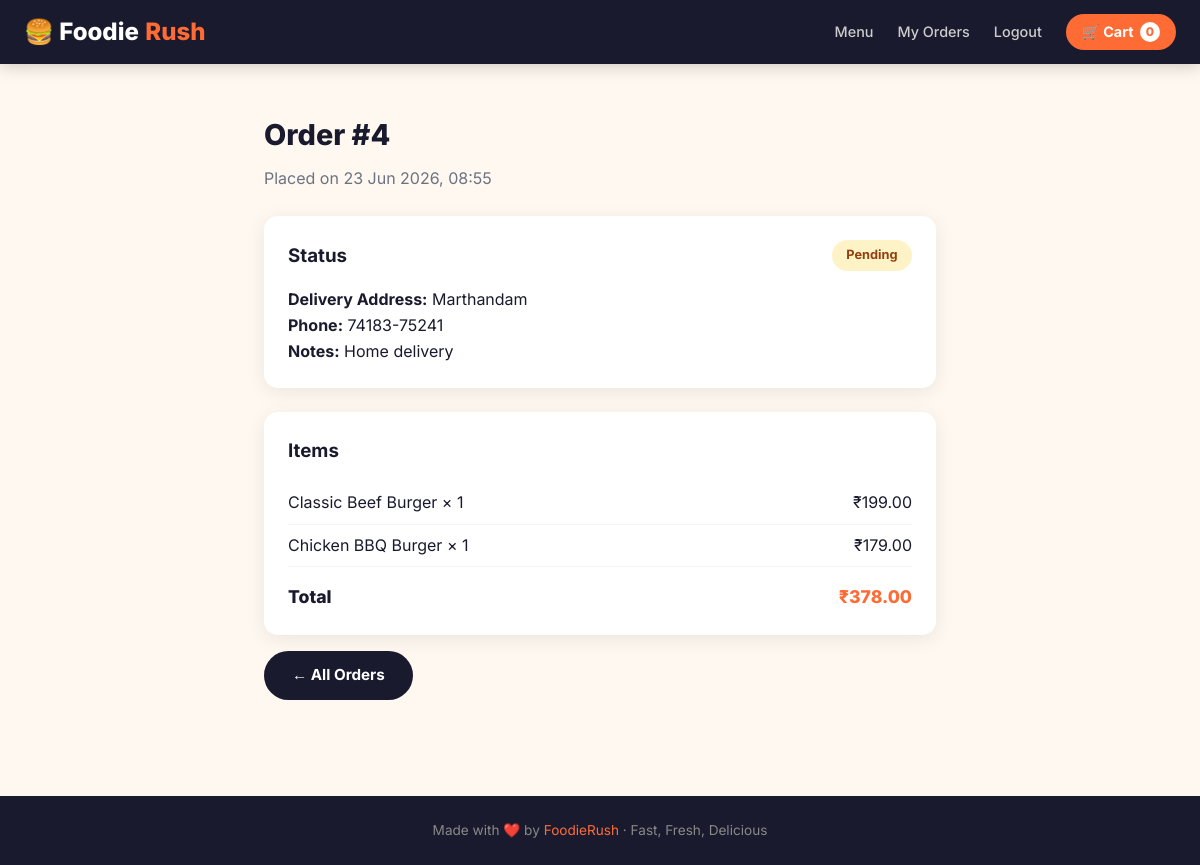
/orders/4/ (signed in), run on the app's committed database.
### menu/models.py (models this page shows, shortened)
class Order(models.Model):
    STATUS_CHOICES = [
        ('pending', 'Pending'),
        ('confirmed', 'Confirmed'),
        ('preparing', 'Preparing'),
        ('out_for_delivery', 'Out for Delivery'),
        ('delivered', 'Delivered'),
        ('cancelled', 'Cancelled'),
    ]
    user = models.ForeignKey(User, on_delete=models.CASCADE, related_name='orders')
    created_at = models.DateTimeField(auto_now_add=True)
    updated_at = models.DateTimeField(auto_now=True)
    status = models.CharField(max_length=20, choices=STATUS_CHOICES, default='pending')
    delivery_address = models.TextField()
    phone = models.CharField(max_length=15)
    total_price = models.DecimalField(max_digits=10, decimal_places=2, default=0)
    notes = models.TextField(blank=True)

class OrderItem(models.Model):
    order = models.ForeignKey(Order, on_delete=models.CASCADE, related_name='items')
    menu_item = models.ForeignKey(MenuItem, on_delete=models.CASCADE)
    quantity = models.PositiveIntegerField(default=1)
    price = models.DecimalField(max_digits=8, decimal_places=2)
    @property
    def subtotal(self):
        return self.price * self.quantity

class MenuItem(models.Model):
    category = models.ForeignKey(Category, on_delete=models.CASCADE, related_name='items')
    name = models.CharField(max_length=200)
    description = models.TextField()
    price = models.DecimalField(max_digits=8, decimal_places=2)
    image = models.ImageField(upload_to='menu/', blank=True, null=True)
    is_available = models.BooleanField(default=True)
    is_popular = models.BooleanField(default=False)
    is_vegetarian = models.BooleanField(default=False)
    created_at = models.DateTimeField(auto_now_add=True)

### menu/views.py (the view)
# urls.py: path('orders/<int:pk>/', views.order_detail, name='order_detail'),
@login_required
def order_detail(request, pk):
    order = get_object_or_404(Order, pk=pk, user=request.user)
    return render(request, 'menu/order_detail.html', {'order': order})

### menu/context_processors.py (called while the page is built)
def cart_count(request):
    cart = request.session.get('cart', {})
    count = sum(cart.values())
    return {'cart_count': count}

### templates/menu/order_detail.html (shortened to what this page needs)
{% extends 'base.html' %}
{% block content %}
<div class="section" style="max-width:720px;">
  <h2 class="section-title">Order #{{ order.id }}</h2>
  <p style="color:#6B7280;margin-bottom:1.5rem;">Placed on {{ order.created_at|date:"d M Y, H:i" }}</p>
  <div style="background:#fff;border-radius:14px;padding:1.5rem;box-shadow:var(--shadow);margin-bottom:1.5rem;">
    <div style="display:flex;justify-content:space-between;align-items:center;margin-bottom:1rem;">
      <h3>Status</h3>
      <span class="status-badge status-{{ order.status }}">{{ order.get_status_display }}</span>
    </div>
    <div><strong>Delivery Address:</strong> {{ order.delivery_address }}</div>
    <div><strong>Phone:</strong> {{ order.phone }}</div>
    {% if order.notes %}<div><strong>Notes:</strong> {{ order.notes }}</div>{% endif %}
  </div>
  <div style="background:#fff;border-radius:14px;padding:1.5rem;box-shadow:var(--shadow);">
    <h3 style="margin-bottom:1rem;">Items</h3>
    {% for oi in order.items.all %}
    <div style="display:flex;justify-content:space-between;padding:.5rem 0;border-bottom:1px solid #F3F4F6;">
      <span>{{ oi.menu_item.name }} × {{ oi.quantity }}</span>
      <span>₹{{ oi.subtotal }}</span>
    </div>
    {% endfor %}
    <div style="display:flex;justify-content:space-between;margin-top:1rem;font-size:1.1rem;font-weight:800;">
      <span>Total</span><span style="color:var(--orange);">₹{{ order.total_price }}</span>
    </div>
  </div>
  <a href="{% url 'my_orders' %}" class="btn btn-dark mt-2">← All Orders</a>
</div>
{% endblock %}

### static/css/style.css (style rules this page uses)
*, *::before, *::after { box-sizing: border-box; margin: 0; padding: 0; }
:root { --orange: #FF6B35; --orange-dark: #E55A22; --cream: #FFF8F0; --dark: #1A1A2E; --dark2: #2D2D44; --gray: #6B7280; --gray-light: #F3F4F6; --green: #22C55E; --red: #EF4444; --radius: 14px; --shadow: 0 4px 20px rgba(0,0,0,.08); --shadow-lg: 0 10px 40px rgba(0,0,0,.12); }
body { font-family: 'Inter', system-ui, sans-serif; background: var(--cream); color: var(--dark); line-height: 1.6; }
a { color: inherit; text-decoration: none; }
.btn { display: inline-flex; align-items: center; gap: .5rem; padding: .75rem 1.75rem; border-radius: 50px; font-weight: 700; font-size: .95rem; cursor: pointer; border: none; transition: all .2s; }
.btn-dark { background: var(--dark); color: #fff; }
.section { max-width: 1200px; margin: 0 auto; padding: 3rem 1.5rem; }
.section-title { font-size: 1.8rem; font-weight: 800; margin-bottom: .5rem; }
.status-badge { padding: .35rem .9rem; border-radius: 20px; font-size: .8rem; font-weight: 700; display: inline-block; }
.status-pending { background: #FEF3C7; color: #92400E; }
.mt-2 { margin-top: 1rem; }

### data on the page
Order: id "4", created_at "23 Jun 2026, 08:55", status "Pending", delivery_address "Marthandam", phone "74183-75241", notes "Home delivery", total_price "378.00"
OrderItem: menu_item.name "Classic Beef Burger", quantity "1", subtotal "199.00"
OrderItem: menu_item.name "Chicken BBQ Burger", quantity "1", subtotal "179.00"

### other printed values
{{ cart_count }} "0"
